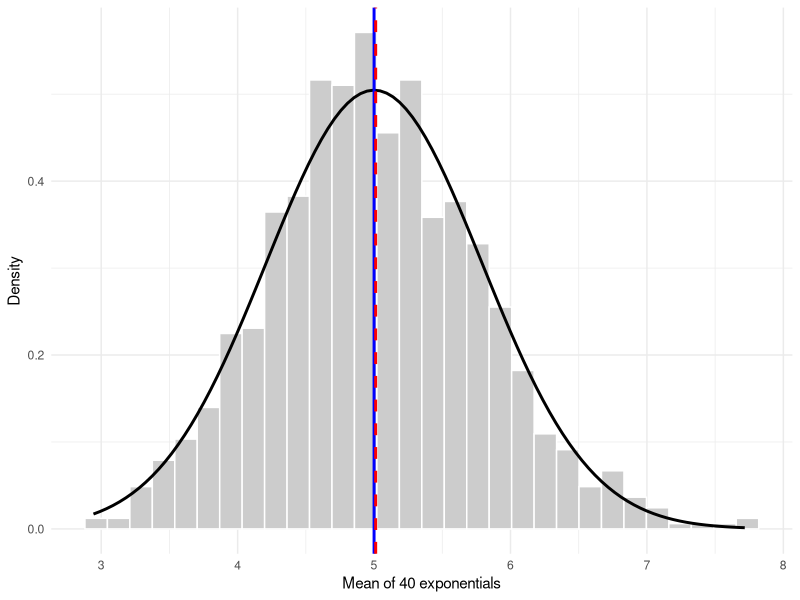
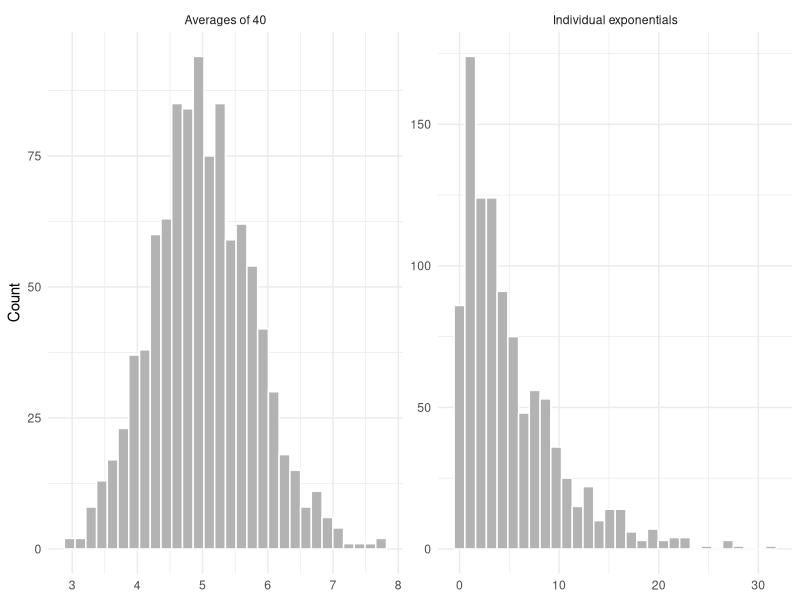
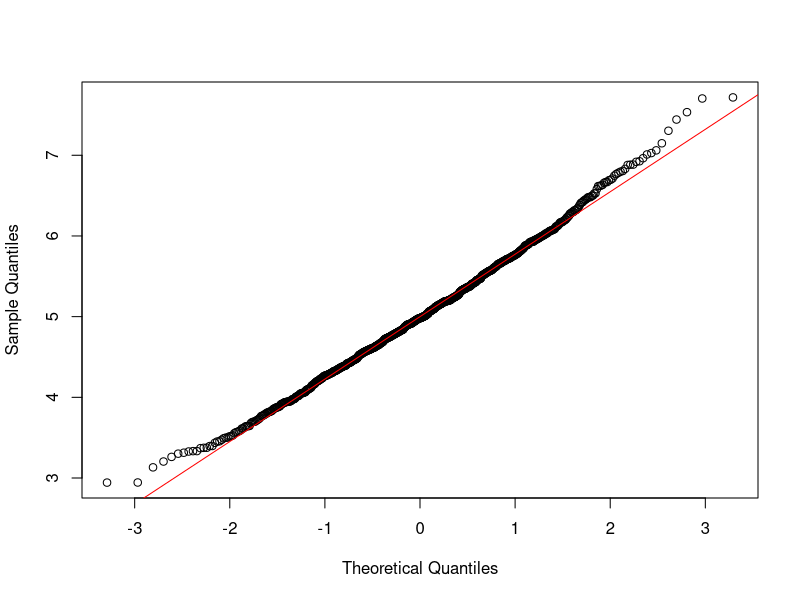

The R source for these figures, in order:
## ---- chunk 1
knitr::opts_chunk$set(echo = FALSE, fig.width = 6, fig.height = 3, fig.align = "center")
library(ggplot2)
## ---- chunk 2
set.seed(123)
lambda <- 0.2; n <- 40; nsim <- 1000
means  <- replicate(nsim, mean(rexp(n, lambda)))
single <- rexp(nsim, lambda)
## ---- chunk 3
th_mean <- 1 / lambda
sm <- mean(means)
## ---- chunk 4
th_var <- (1 / lambda)^2 / n
sv <- var(means)
## ---- chunk 5
ggplot(data.frame(m = means), aes(m)) +
  geom_histogram(aes(y = after_stat(density)), bins = 30, fill = "grey80", colour = "white") +
  stat_function(fun = dnorm, args = list(mean = th_mean, sd = sqrt(th_var)), linewidth = 1) +
  geom_vline(xintercept = th_mean, colour = "blue", linewidth = 1) +
  geom_vline(xintercept = sm, colour = "red", linetype = 2, linewidth = 1) +
  labs(x = "Mean of 40 exponentials", y = "Density") + theme_minimal()
## ---- chunk 6
d <- rbind(data.frame(x = single, type = "Individual exponentials"),
           data.frame(x = means,  type = "Averages of 40"))
ggplot(d, aes(x)) + geom_histogram(bins = 30, fill = "grey70", colour = "white") +
  facet_wrap(~type, scales = "free") + labs(x = NULL, y = "Count") + theme_minimal()
## ---- chunk 7
qqnorm(means, main = ""); qqline(means, col = "red")
